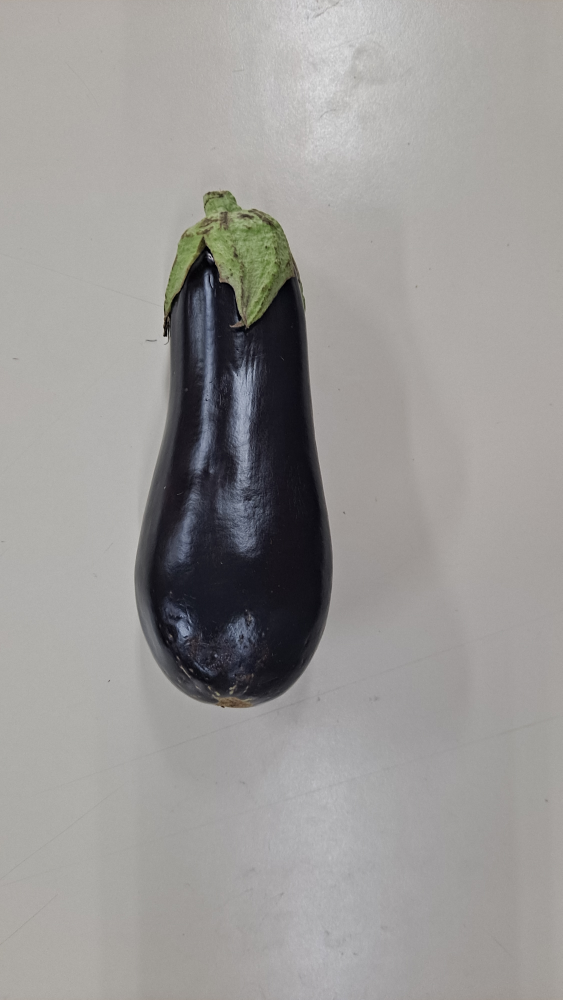
#> input picture DB/Berenjena/berenjena1.jpg, 2250 x 4000 px, found by its file name (shown at 1/4 size); its folder holds only this picture in this run
$ python main.py
#> lines starting #> are read from the running program, lines starting #| are printed output that depends on the picture
### redimensionador.py
import cv2
import os
import numpy as np

class Redimensionador:
    """
    Clase que realiza diferentes métodos de redimensionamiento para imágenes.
    """

    def __init__(self, tamaño_objetivo=(256, 256)):
        """
        Inicializa el redimensionador con un tamaño objetivo.

        :param tamaño_objetivo: Tupla (ancho, alto) que define el tamaño final de la imagen.
        """
#> the answer given: 1
#> in procesar_carpeta, imagen is the input picture: shape (4000, 2250, 3); mean B, G, R 151.3, 153.1, 155
        self.tamaño_objetivo = tamaño_objetivo

    def redimensionar_con_padding(self, imagen):
        """
        Redimensiona la imagen preservando la proporción y agrega padding para alcanzar el tamaño objetivo.
        """
        alto_original, ancho_original = imagen.shape[:2]
#> alto_original = 4000; ancho_original = 2250
        ancho_objetivo, alto_objetivo = self.tamaño_objetivo

        # Calcular proporciones
        ratio_original = ancho_original / alto_original
#> ratio_original = 0.562
        ratio_objetivo = ancho_objetivo / alto_objetivo

        # Determinar nueva escala
        if ratio_original > ratio_objetivo:  # Imagen más ancha que el objetivo
            nuevo_ancho = ancho_objetivo
            nuevo_alto = int(ancho_objetivo / ratio_original)
        else:  # Imagen más alta que el objetivo
            nuevo_ancho = int(alto_objetivo * ratio_original)
#> nuevo_ancho = 144
            nuevo_alto = alto_objetivo

        # Redimensionar la imagen preservando la proporción
        imagen_redimensionada = cv2.resize(imagen, (nuevo_ancho, nuevo_alto))
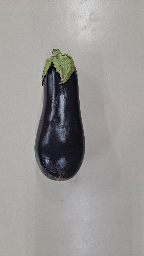
#> imagen_redimensionada: shape (256, 144, 3); mean B, G, R 151.2, 153, 154.9

        # Crear una nueva imagen con fondo negro
        imagen_final = np.zeros((alto_objetivo, ancho_objetivo, 3), dtype=np.uint8)

        # Calcular offset para centrar la imagen redimensionada
        x_offset = (ancho_objetivo - nuevo_ancho) // 2
#> x_offset = 56
        y_offset = (alto_objetivo - nuevo_alto) // 2

        # Insertar la imagen redimensionada en el centro
        imagen_final[y_offset:y_offset + nuevo_alto, x_offset:x_offset + nuevo_ancho] = imagen_redimensionada
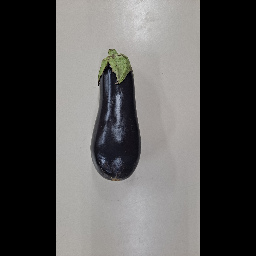
#> imagen_final: shape (256, 256, 3); mean B, G, R 85.1, 86.1, 87.1

        return imagen_final

    # [33 lines left out: functions cropping_inteligente, redimensionar_simple, not called in this run]

    def procesar_carpeta(self, metodo, carpeta_origen, carpeta_destino):
        """
        Procesa todas las imágenes de las subcarpetas de carpeta_origen según el método de redimensionado
        y guarda los resultados en carpeta_destino.
        """
        # Validar método
        if metodo not in ["padding", "cropping", "simple"]:
            raise ValueError(f"Método no válido: {metodo}. Selecciona: 'padding', 'cropping', 'simple'.")

        # Recorrer todas las subcarpetas y archivos
        for subcarpeta in os.listdir(carpeta_origen):
            ruta_subcarpeta_origen = os.path.join(carpeta_origen, subcarpeta)
            ruta_subcarpeta_destino = os.path.join(carpeta_destino, subcarpeta)

            # Crear la carpeta destino si no existe
            os.makedirs(ruta_subcarpeta_destino, exist_ok=True)

            # Procesar cada archivo de imagen en la subcarpeta
            for archivo in os.listdir(ruta_subcarpeta_origen):
                if archivo.lower().endswith((".jpg", ".jpeg", ".png")):  # Filtrar imágenes
                    ruta_imagen_origen = os.path.join(ruta_subcarpeta_origen, archivo)
                    ruta_imagen_destino = os.path.join(ruta_subcarpeta_destino, archivo)

                    # Cargar la imagen
                    imagen = cv2.imread(ruta_imagen_origen)

                    # Aplicar el método seleccionado
                    if metodo == "padding":
                        imagen_resultado = self.redimensionar_con_padding(imagen)
                    elif metodo == "cropping":
                        imagen_resultado = self.cropping_inteligente(imagen)
                    elif metodo == "simple":
                        imagen_resultado = self.redimensionar_simple(imagen)

                    # Guardar la imagen redimensionada
                    cv2.imwrite(ruta_imagen_destino, imagen_resultado)
                    print(f"Guardada: {ruta_imagen_destino}")

### procesador_imagenes.py
import os
from redimensionador import Redimensionador
from filtrador_gaussiano import FiltradorGaussiano
from color_extractor import ColorExtractor

class ProcesadorImagenes:
    """
    Clase que gestiona el flujo de procesamiento de imágenes.
    """

    def __init__(self, tamaño_objetivo=(256, 256)):
        """
        Inicializa el procesador con redimensionador y filtrador gaussiano.

        :param tamaño_objetivo: Tamaño objetivo de las imágenes redimensionadas.
        """
        self.redimensionador = Redimensionador(tamaño_objetivo=tamaño_objetivo)
        self.filtrador_gaussiano = FiltradorGaussiano()
        self.color_extractor = ColorExtractor()

    def redimensionar_carpeta(self, carpeta_origen, carpeta_destino):
        """
        Redimensiona todas las imágenes en carpeta_origen y las guarda en carpeta_destino.

        :param carpeta_origen: Ruta de la carpeta de entrada.
        :param carpeta_destino: Ruta de la carpeta de salida.
        """
        print("Iniciando redimensionamiento...")
        self.redimensionador.procesar_carpeta("padding", carpeta_origen, carpeta_destino)
        print("Redimensionamiento completado.")

    # [11 lines left out: function aplicar_filtros_gaussianos, not called in this run]

    def extraer_colores(self, carpeta_origen):
        self.color_extractor.procesar_carpeta(carpeta_origen)

### filtrador_gaussiano.py
import cv2
import os
import numpy as np

class FiltradorGaussiano:
    """
    Clase para aplicar filtros gaussianos pasa bajo y pasa alto a imágenes.
    """

    def __init__(self, kernel_pasa_bajo=(9, 9), kernel_pasa_alto=(5, 5)):
        """
        Inicializa el filtrador gaussiano con tamaños de kernel para pasa bajo y pasa alto.

        :param kernel_pasa_bajo: Tamaño del kernel para el filtro pasa bajo.
        :param kernel_pasa_alto: Tamaño del kernel para el filtro pasa alto.
        """
        self.kernel_pasa_bajo = kernel_pasa_bajo
        self.kernel_pasa_alto = kernel_pasa_alto

    # [45 lines left out: functions aplicar_suavizado_y_resaltado, procesar_carpeta, not called in this run]

### color_extractor.py
import cv2
import os
import numpy as np
import csv
import pandas as pd
import matplotlib.pyplot as plt
from mpl_toolkits.mplot3d import Axes3D

class ColorExtractor:
    """
    Clase para extraer el promedio de color RGB de una verdura, excluyendo el fondo,
    y almacenar los resultados en un archivo CSV.
    """

    def __init__(self, saturacion_aumento=1.5, archivo_salida="colores.csv"):
        """
        Inicializa el extractor con parámetros de saturación y archivo de salida.

        :param saturacion_aumento: Factor por el cual aumentar la saturación de la imagen.
        :param archivo_salida: Nombre del archivo CSV donde se almacenarán los resultados.
        """
        self.saturacion_aumento = saturacion_aumento
        self.archivo_salida = archivo_salida

        # Crear o sobrescribir el archivo CSV con la cabecera
        with open(self.archivo_salida, mode='w', newline='') as file:
            escritor = csv.writer(file)
            escritor.writerow(["NombreImagen", "Promedio_R", "Promedio_G", "Promedio_B"])

    # [173 lines left out: functions aumentar_saturacion, generar_mascara_por_contornos, calcular_promedio_rgb, procesar_carpeta, plotear_rgb, visualizar_mascaras, not called in this run]

### main.py
from procesador_imagenes import ProcesadorImagenes

def main():
    # Rutas principales
    carpeta_redimensionamiento_origen = "C:\\Users\\Bernarda\\Desktop\\Proyecto IA\\DB"
    carpeta_redimensionamiento_destino = "C:\\Users\\Bernarda\\Desktop\\Proyecto IA\\Test_Redim"

    carpeta_filtros_origen = "C:\\Users\\Bernarda\\Desktop\\Proyecto IA\\Test_Redim"
    carpeta_filtros_destino = "C:\\Users\\Bernarda\\Desktop\\Proyecto IA\\Test_Filtros"

    # Crear instancia del procesador
    procesador = ProcesadorImagenes()


    while True:
        #Menú de opciones
            print("\n------- Opciones de Procesamiento -------")
            print("1. Redimensionar imágenes")
            print("2. Aplicar filtros gaussianos")
            print("3. Salir")
#> (the run stopped early here; a loop or call above may not have finished)
